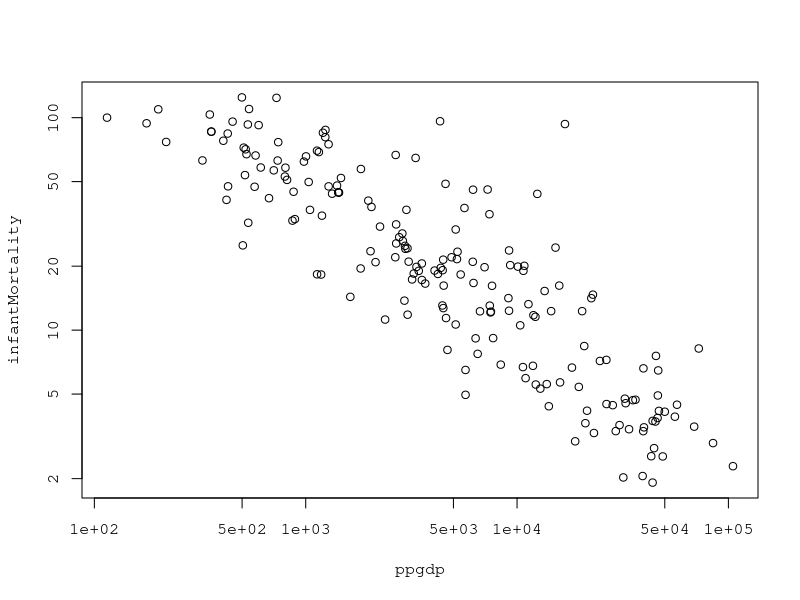
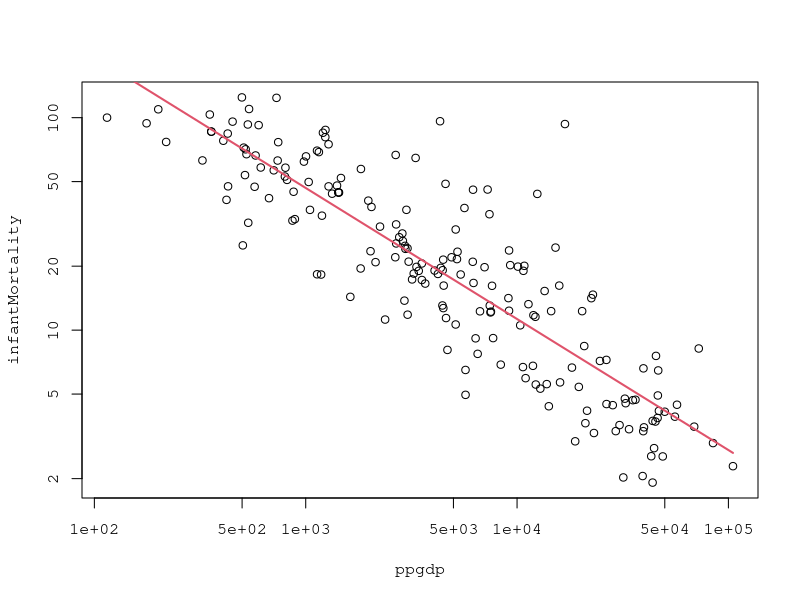
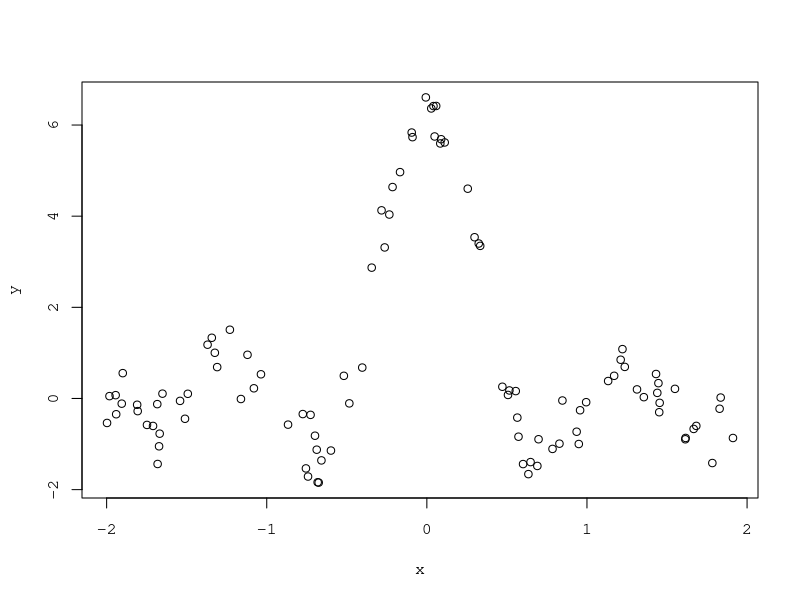
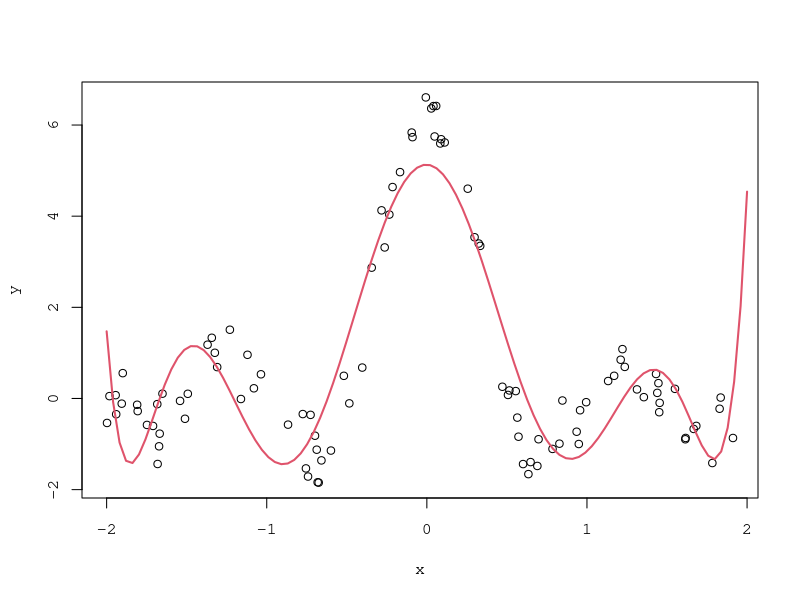
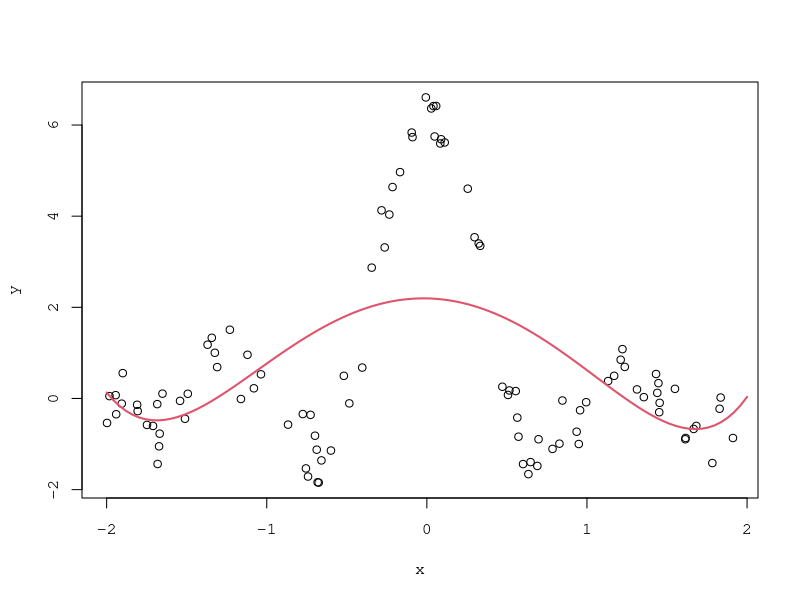
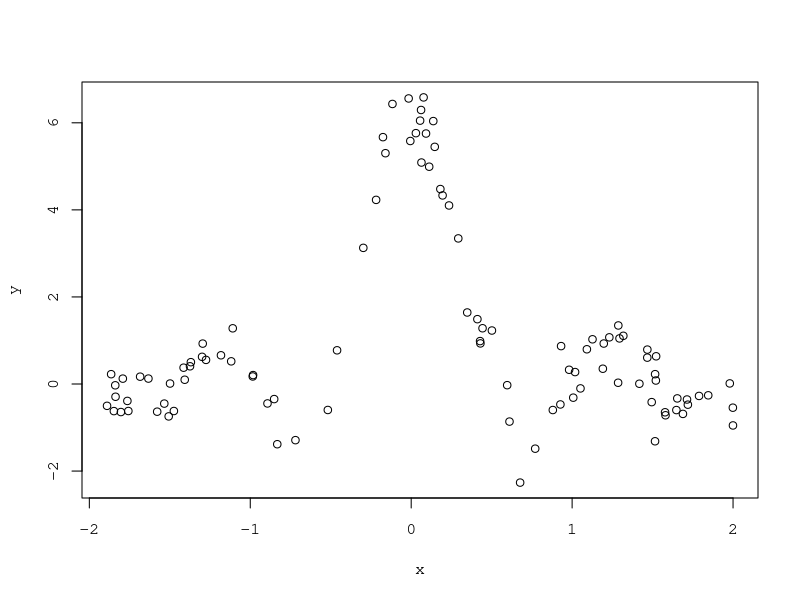
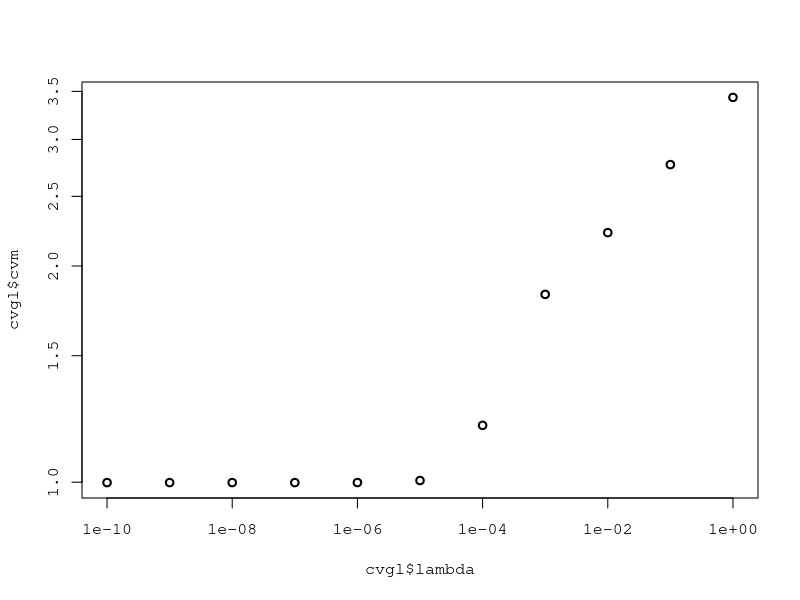
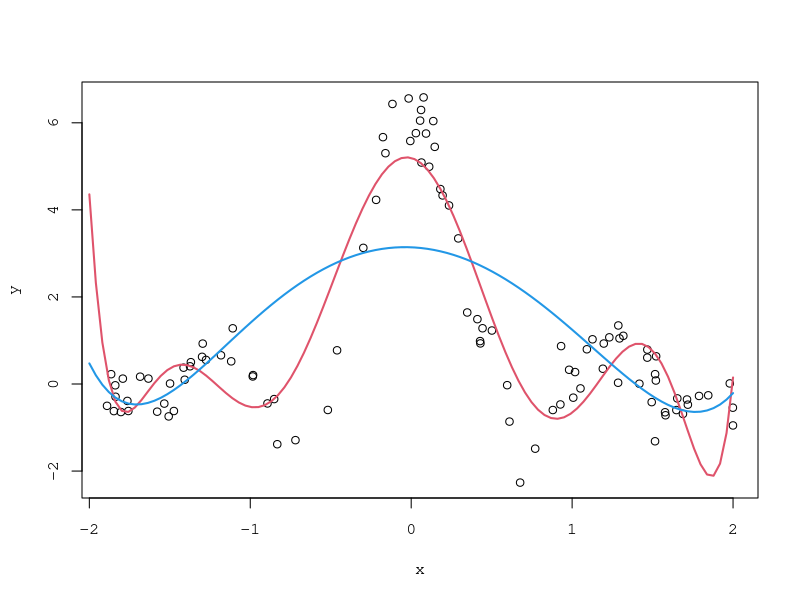

R code for these plots, in order:
##############################
## R seminar 2-1: least square method
##############################
# setting  
par(family="mono")
 
require(carData)  # UN
data(UN)
par(mfrow=c(1,1))
plot(UN[,4],UN[,7],log='xy', xlab=colnames(UN)[4],ylab=colnames(UN)[7]) # plot data: GDP vs. Infant Mortality

# Least Square Method
logUN <- log(na.omit(UN[,c(4,7)]))          
res <- lm(infantMortality~ppgdp,data=logUN) 
res                                         
y <- predict(res)  # predict

# plot data: GDP vs. Infant Mortality
par(mfrow=c(1,1))
plot(UN[,4],UN[,7],log='xy', xlab=colnames(UN)[4],ylab=colnames(UN)[7])
lines(exp(logUN$ppgdp), exp(y), col=2, lwd=2)



##############################
## R seminar 2-2: Ridge regression
##############################
require(glmnet)    # glmnet

# example: data
n <- 100           # sample size
# data
x <- runif(n,min=-2,max=2)
y <- sin(2*pi*x)/x + rnorm(n,sd=0.5)

# data plot
par(mfrow=c(1,1)); plot(x,y)

# ridge regression
degree <- 8        # degree
lambda <- 10^(-5)  # lambda
# data matrix
Phi <- outer(x,1:degree,FUN="^")

# ridge regression
gl <- glmnet(Phi,y,alpha=0, family="gaussian",lambda=lambda)
gl

# prediction
tx <- seq(-2,2,l=100)                 # test points
testPhi <- outer(tx,1:degree,FUN="^") # test data matrix
predy <- predict(gl,newx=testPhi)     # prediction

# plot estimator
par(mfrow=c(1,1)); plot(x,y)
lines(tx,predy,lwd=2,col=2)

# strong regularization
lambda <- 10^(-1)  # lambda
# ridge regression
gl <- glmnet(Phi,y,alpha=0,family="gaussian",lambda=lambda)

# prediction
predy <- predict(gl,newx=testPhi)     # prediction

# plot
par(mfrow=c(1,1)); plot(x,y)   
lines(tx,predy,lwd=2,col=2, main='strong regularization')



##############################
## R seminar 2-3: cross validation
##############################

require(glmnet)    # glmnet

# example: data
n <- 100           # sample size
x <- runif(n,min=-2,max=2)
y <- sin(2*pi*x)/x + rnorm(n,sd=0.5)
par(mfrow=c(1,1)); plot(x,y)

# cross validation for lambda
# data matrix
Phi <- outer(x,1:8,FUN="^")
# CV for ridge regression
l <- 10^(-10:0)
cvgl <- cv.glmnet(Phi,y,alpha=0,family="gaussian", nfold=10, lambda=l)

# optimal lambda
cvgl$lambda.min

# plot cross validation error
par(mfrow=c(1,1)); plot(cvgl$lambda, cvgl$cvm, log='xy', lwd=2)

# estimation: optimal lambda
gl <- glmnet(Phi,y,alpha=0,family="gaussian", lambda=cvgl$lambda.min)
# estimation: lambda=0.1
gl2 <- glmnet(Phi,y,alpha=0,family="gaussian",lambda=0.1)

# prediction
tx <- seq(-2,2,l=100)            # test points
testPhi <- outer(tx,1:8,FUN="^") # test data matrix
py  <- predict(gl,newx=testPhi)  # y: optimal lambda
py2 <- predict(gl2,newx=testPhi) # y: large lambda

# plot
par(mfrow=c(1,1)); plot(x,y)   
lines(tx,py, lwd=2,col=2) # y: optimal lambda
lines(tx,py2,lwd=2,col=4) # y: large lambda


##############################
## R seminar 2-4: robust
##############################
  
# data
require(carData)   # Davis
data(Davis)
par(mfrow=c(1,1)); plot(Davis$weight, Davis$height, xlab='weight', ylab='height',lwd=2)

# LSM: an outlier
a <- lm(height~weight,data=Davis); a

# LSM: no outlier
lm(height~weight,data=Davis[-12,])    

# robust regression
require(MASS)   #  rlm
b <- rlm(height~weight,data=Davis); b

# prediction
tx <- data.frame(weight=seq(40,160,l=100)) # test x
pred_LSM <- predict(a,tx) # LSM
pred_rob <- predict(b,tx) # robust
# plot
par(mfrow=c(1,1)); plot(Davis$weight,Davis$height, xlab='weight',ylab='height')
lines(tx$weight,pred_LSM,col=2,lwd=3)       # LSM
lines(tx$weight,pred_rob,col=4,lwd=3,lty=2) # robust
